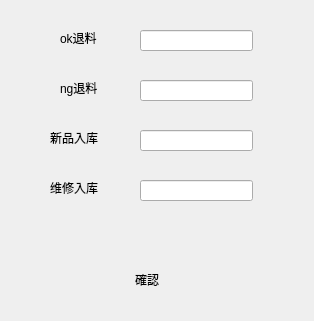
<?xml version="1.0" encoding="UTF-8"?>
<ui version="4.0">
 <class>MainWindow</class>
 <widget class="QMainWindow" name="MainWindow">
  <property name="geometry">
   <rect>
    <x>0</x>
    <y>0</y>
    <width>314</width>
    <height>321</height>
   </rect>
  </property>
  <property name="windowTitle">
   <string>MainWindow</string>
  </property>
  <widget class="QWidget" name="centralwidget">
   <widget class="QLabel" name="label">
    <property name="geometry">
     <rect>
      <x>60</x>
      <y>30</y>
      <width>51</width>
      <height>16</height>
     </rect>
    </property>
    <property name="text">
     <string>ok退料</string>
    </property>
   </widget>
   <widget class="QLabel" name="label_2">
    <property name="geometry">
     <rect>
      <x>60</x>
      <y>80</y>
      <width>61</width>
      <height>16</height>
     </rect>
    </property>
    <property name="text">
     <string>ng退料</string>
    </property>
   </widget>
   <widget class="QLineEdit" name="lin_new">
    <property name="geometry">
     <rect>
      <x>140</x>
      <y>130</y>
      <width>113</width>
      <height>21</height>
     </rect>
    </property>
    <property name="clearButtonEnabled">
     <bool>true</bool>
    </property>
   </widget>
   <widget class="QLineEdit" name="lin_maintain">
    <property name="geometry">
     <rect>
      <x>140</x>
      <y>180</y>
      <width>113</width>
      <height>21</height>
     </rect>
    </property>
    <property name="clearButtonEnabled">
     <bool>true</bool>
    </property>
   </widget>
   <widget class="QLabel" name="label_4">
    <property name="geometry">
     <rect>
      <x>50</x>
      <y>180</y>
      <width>72</width>
      <height>16</height>
     </rect>
    </property>
    <property name="text">
     <string>维修入库</string>
    </property>
   </widget>
   <widget class="QLineEdit" name="lin_ok">
    <property name="geometry">
     <rect>
      <x>140</x>
      <y>30</y>
      <width>113</width>
      <height>21</height>
     </rect>
    </property>
    <property name="clearButtonEnabled">
     <bool>true</bool>
    </property>
   </widget>
   <widget class="QLineEdit" name="lin_ng">
    <property name="geometry">
     <rect>
      <x>140</x>
      <y>80</y>
      <width>113</width>
      <height>21</height>
     </rect>
    </property>
    <property name="clearButtonEnabled">
     <bool>true</bool>
    </property>
   </widget>
   <widget class="QLabel" name="label_3">
    <property name="geometry">
     <rect>
      <x>50</x>
      <y>130</y>
      <width>72</width>
      <height>15</height>
     </rect>
    </property>
    <property name="text">
     <string>新品入库</string>
    </property>
   </widget>
   <widget class="QPushButton" name="pushButton">
    <property name="geometry">
     <rect>
      <x>130</x>
      <y>230</y>
      <width>41</width>
      <height>41</height>
     </rect>
    </property>
    <property name="styleSheet">
     <string notr="true">
QPushButton{
	font-size: 14px;/*字体大小*/
	color:white;/*颜色*/
	background: #00000000;/*背景颜色*/
	border-radius:40px;
	
}

QPushButton:hover{
}

QPushButton:pressed
{
  	/*padding-left:6px;左边距*/
	padding-top:9px;/*上边距*/

}
</string>
    </property>
    <property name="text">
     <string/>
    </property>
    <property name="icon">
     <iconset resource="wire_images.qrc">
      <normaloff>:/images/confirm.png</normaloff>:/images/confirm.png</iconset>
    </property>
    <property name="iconSize">
     <size>
      <width>30</width>
      <height>30</height>
     </size>
    </property>
    <property name="shortcut">
     <string>Enter</string>
    </property>
   </widget>
   <widget class="QLabel" name="label_5">
    <property name="geometry">
     <rect>
      <x>135</x>
      <y>270</y>
      <width>41</width>
      <height>20</height>
     </rect>
    </property>
    <property name="text">
     <string>確認</string>
    </property>
   </widget>
  </widget>
  <widget class="QMenuBar" name="menubar">
   <property name="geometry">
    <rect>
     <x>0</x>
     <y>0</y>
     <width>314</width>
     <height>21</height>
    </rect>
   </property>
  </widget>
 </widget>
 <tabstops>
  <tabstop>lin_ok</tabstop>
  <tabstop>lin_ng</tabstop>
  <tabstop>lin_new</tabstop>
  <tabstop>lin_maintain</tabstop>
  <tabstop>pushButton</tabstop>
 </tabstops>
 <resources>
  <include location="wire_images.qrc"/>
 </resources>
 <connections>
  <connection>
   <sender>pushButton</sender>
   <signal>clicked()</signal>
   <receiver>MainWindow</receiver>
   <slot>confire()</slot>
   <hints>
    <hint type="sourcelabel">
     <x>163</x>
     <y>276</y>
    </hint>
    <hint type="destinationlabel">
     <x>265</x>
     <y>259</y>
    </hint>
   </hints>
  </connection>
 </connections>
 <slots>
  <slot>confire()</slot>
 </slots>
</ui>
